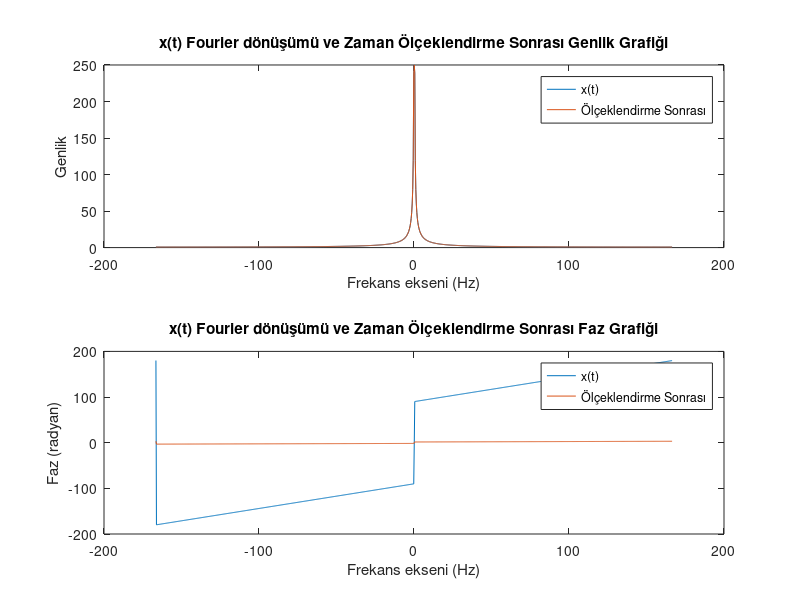

Write MATLAB code to recreate this figure.
t = linspace(-1, 2, 1000); %integral ve grafiklerde kullanılmak üzere zaman aralığı parçalama işlemi
x = zeros(size(t)); %atama gerçekleşebilecek ve her bir değer aralığı için 0 matrisi atandı

% Verilen grafik parçalı fonksiyon olarak tanımlandı.
x(t > -4 & t < -2) = -1;
x(t >= -2 & t <= 2) = t(t >= -2 & t <= 2) / 2;
x(t > 2 & t < 4) = 1;

Fex = 1 / (t(2) - t(1));  % Örnekleme frekansı, step-by-step frekans aralığını temsil eder.
N = length(x);  %işaret uzunluğu tanımlandı.
frek = linspace(-Fex/2, Fex/2, N);% Frekans vektörü oluşturuldu burada Fex ve N kullanıldı.
%frek ile tanımlanan bu yapı linspace ile seçilen frekans aralığı küçük parçalara bölünür

FF = fftshift(fft(x));%fourier transform fonksiyonu fft ile yapılır shift ile genliğe şekil verilir.

genlik = abs(FF);% Genlik için fonksiyon.
faz = (180/pi).*angle(FF); % Faz açısı için fonksiyon.

% Zaman ölçeklendirme
zaman_skali = 3; % 3 birim zaman ölçeklendirme (scale) işlemi özellik kullanılarak tasarlandı

t_olcekli = t / zaman_skali; % scale işlemi
x_olcekli = x; % scale edilen yeni sinyal

% Fourier dönüşümü (scale  sonrası)
FF_olcekli = fftshift(fft(x_olcekli));

genlik_olcekli = abs(FF_olcekli); % scale sonrası genlik
faz_olcekli = angle(FF_olcekli); % scale sonrası faz açısı
%karşılaştırma işlemleri için önce-sonra olarak 2 tane yapıldı

% Genlik grafiği
subplot(2, 1, 1);% aynı sayfada çoklu grafik için tanımlandı
plot(frek, genlik);%grafiği bastırır
hold on; %grafik ekler
plot(frek, genlik_olcekli); % scale edilen grafik batırma işlemi
xlabel('Frekans ekseni (Hz)');%x ekseni adlandırır
ylabel('Genlik');%y ekseni adlandırır
title('x(t) Fourier dönüşümü ve Zaman Ölçeklendirme Sonrası Genlik Grafiği');%başlık ekler
legend('x(t)', 'Ölçeklendirme Sonrası');%grafikleri ayrı ayrı  isimlendirir

% Faz grafiği
subplot(2, 1, 2);%aynı sayfada çolu grafik için tanımlandı
plot(frek, faz);%grafiği bastırır
hold on; %grafik ekler
plot(frek, faz_olcekli);%grafiği bastırır
xlabel('Frekans ekseni (Hz)');%x ekseni adlandırır
ylabel('Faz (radyan)');%y ekseni adlandırır
title('x(t) Fourier dönüşümü ve Zaman Ölçeklendirme Sonrası Faz Grafiği');%başlık ekler
legend('x(t)', 'Ölçeklendirme Sonrası');%grafikleri ayrı ayrı isimlendirir
